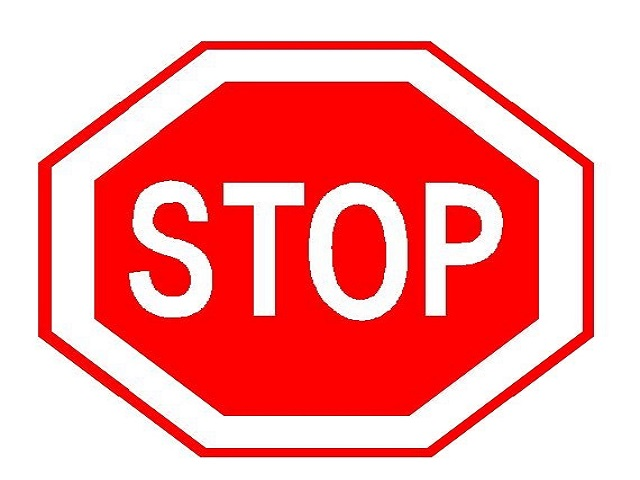
#> input picture FaceRecognition/stop.jpg, 640 x 480 px
$ python -i Chapter3.py   (imports and definitions only)   (older library calls are emulated)
#> lines starting #> are read from the running program, lines starting #| are printed output that depends on the picture
#> further down, picture is the input picture: shape (480, 640, 3); mean B, G, R 157.5, 157.5, 249.8
import numpy as np
import cv2

L = 256

# 1
# [152 lines left out: functions Negative, Logarit, Power, PiecewiseLinear, Histogram, HistEqual and 3 more, not called in this run]

# 10
def GaussFilter(imgin):
    imgout = cv2.GaussianBlur(imgin,(43,43),7.0)
    return imgout

# 11
# [46 lines left out: functions BoxFilter, Threshold, MedianFilter, Sharpen, not called in this run]
# 15
def Gradient(imgin):
    sobel_x = np.array([[-1,-2,-1],[0,0,0],[1,2,1]])
    sobel_y = np.array([[-1,0,1],[-2,0,2],[-1,0,1]])

    # Đạo hàm cấp 1 theo hướng x
    mygx = cv2.filter2D(imgin, cv2.CV_32FC1, sobel_x)
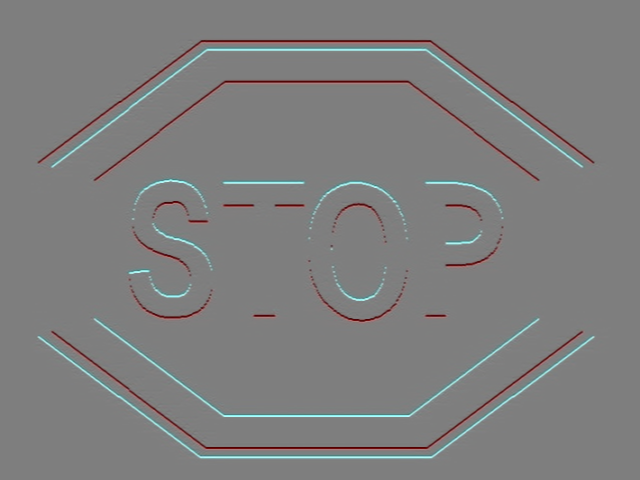
#> mygx: shape (480, 640, 3) float32; mean B, G, R 0, 0, 0; drawn with min black and max white
    # Đạo hàm cấp 1 theo hướng y
    mygy = cv2.filter2D(imgin, cv2.CV_32FC1, sobel_y)
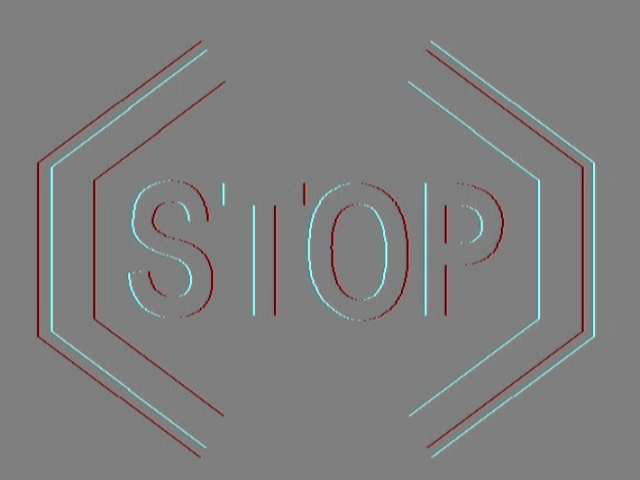
#> mygy: shape (480, 640, 3) float32; mean B, G, R 0, 0, 0; drawn with min black and max white

    # Lưu ý: cv2.Sobel có hướng x nằm ngang
    # ngược lại với sách Digital Image Processing
    gx = cv2.Sobel(imgin,cv2.CV_32FC1, dx = 1, dy = 0)
    gy = cv2.Sobel(imgin,cv2.CV_32FC1, dx = 0, dy = 1)

    imgout = abs(gx) + abs(gy)
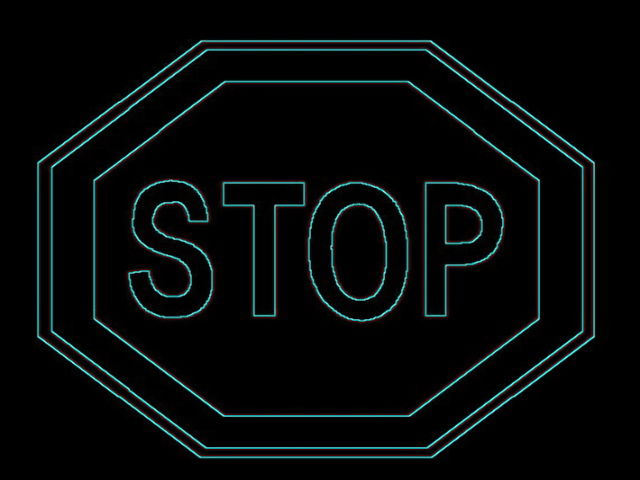
#> imgout: shape (480, 640, 3) float32; mean B, G, R 54.3, 54.2, 32.8; drawn with min black and max white
    imgout = np.clip(imgout, 0, L-1)
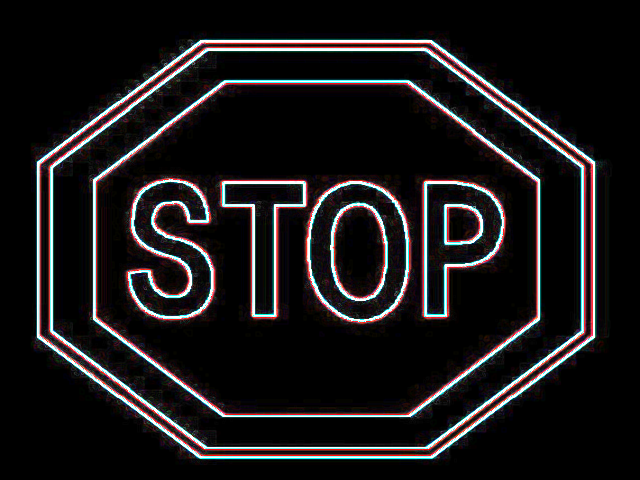
#> imgout: shape (480, 640, 3) float32; mean B, G, R 24.6, 23.7, 26.3
    imgout = imgout.astype(np.uint8)
    return imgout

>>> import cv2
>>> picture = cv2.imread('../FaceRecognition/stop.jpg')
>>> result = Gradient(picture)
